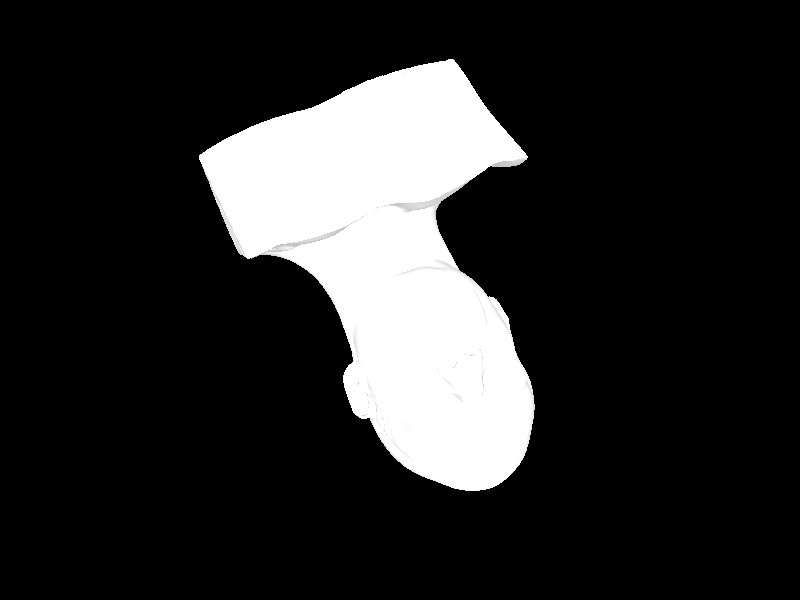

Reproduce this figure in Python.
#!/usr/bin/env python

# Import OBJ testing scalars duplication and render.

import os

import vtkmodules.vtkInteractionStyle  # noqa: F401
import vtkmodules.vtkRenderingFreeType  # noqa: F401
import vtkmodules.vtkRenderingOpenGL2  # noqa: F401

from vtkmodules.vtkIOImport import vtkOBJImporter
from vtkmodules.vtkRenderingCore import (
    vtkRenderWindow,
    vtkRenderWindowInteractor,
    vtkRenderer,
)

# Source
data_dir = os.environ.get("VPE_DATA_DIR", os.path.dirname(os.path.abspath(__file__)))
input_dir = os.path.join(data_dir, "Input")

# Import OBJ
obj_importer = vtkOBJImporter()
obj_importer.SetFileName(os.path.join(input_dir, "TestOBJImporter-ScalarsDuplication.obj"))

# Renderer
renderer = vtkRenderer()

# Render window
render_window = vtkRenderWindow()
render_window.AddRenderer(renderer)
render_window.SetWindowName("obj importer-scalars duplication")
render_window.SetMultiSamples(0)
render_window.SetSize(800, 600)

# Interactor
interactor = vtkRenderWindowInteractor()
interactor.SetRenderWindow(render_window)

obj_importer.SetRenderWindow(render_window)
obj_importer.Update()

# Scene
renderer.ResetCamera()
renderer.GetActiveCamera().SetPosition(10, 10, -10)
renderer.ResetCamera()

interactor.Initialize()
interactor.Start()
